Frame 1 (no input): blank canvas, image omitted
Frame 60 (no input): blank canvas, image omitted
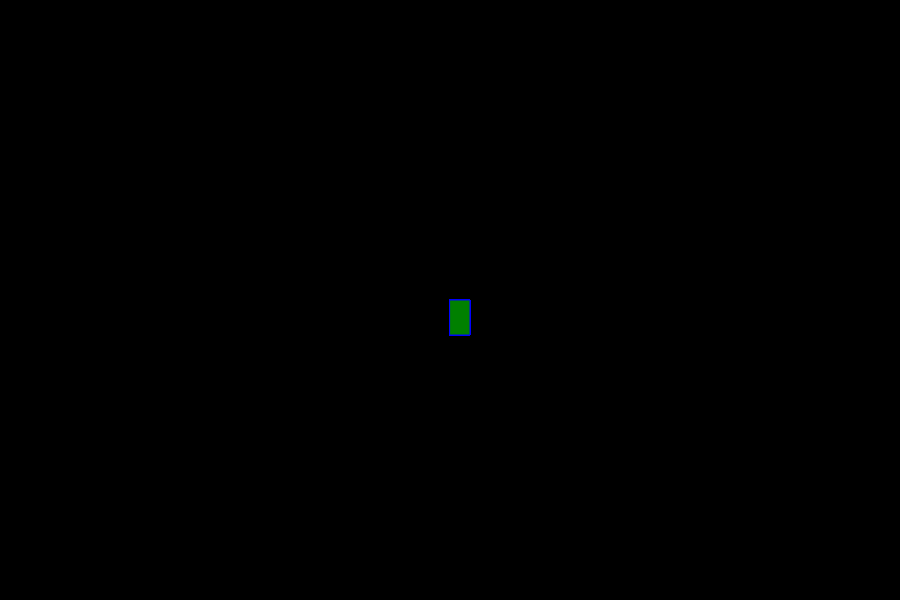
Frame 120 (the mouse pressed at the canvas centre since frame 60)

The p5.js sketch whose frames 1 and 60 were blank and that drew this single picture after the mouse press (run headless with seeded random() and noise() and a simulated clock; from frame 60 on, the mouse is pressed at the canvas centre):

// p5.js sketch
// ── sketch.js
function setup() {
    createCanvas(900, 600);
    background("black");
  }
  
  function draw() {
  
  
    stroke("blue");
    fill("green");
  
    //console.log(mouseIsPressed);
  
    if (mouseIsPressed) {
      rect(mouseX, mouseY, 20, 35);
    }
  }
  
